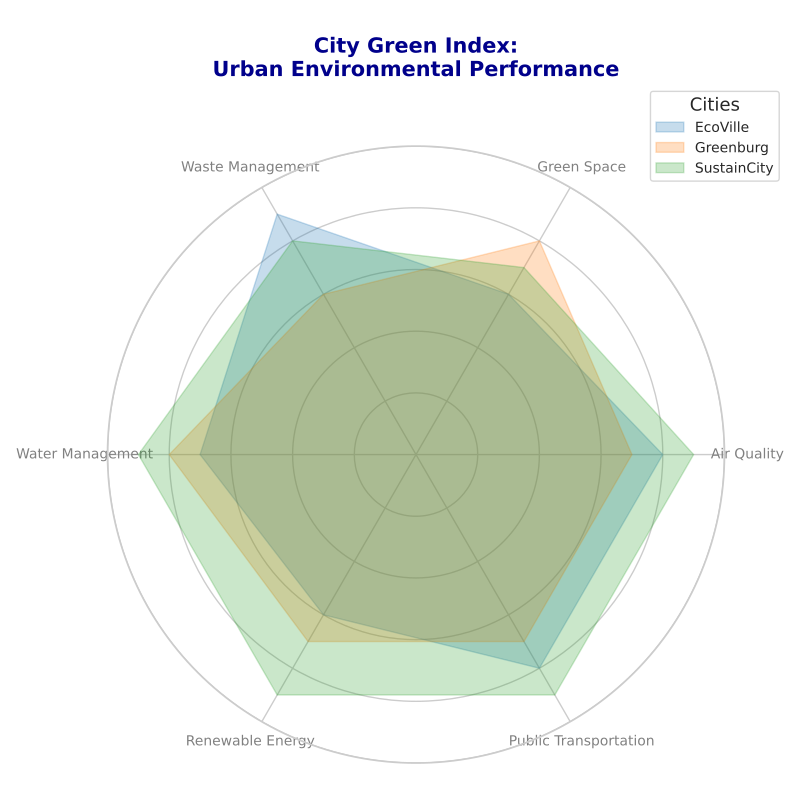

Write the Python code that produced this figure.
import matplotlib.pyplot as plt
import numpy as np

def create_radar_chart(categories, data, title, colors):
    num_vars = len(categories)
    angles = np.linspace(0, 2 * np.pi, num_vars, endpoint=False).tolist()
    angles += angles[:1]
    fig, ax = plt.subplots(figsize=(8, 8), subplot_kw=dict(polar=True))

    for city_data, color, city_label in zip(data, colors, ['EcoVille', 'Greenburg', 'SustainCity']):
        values = city_data + city_data[:1]
        ax.fill(angles, values, color=color, alpha=0.25, label=city_label)  # Change line style to fill

    ax.set_xticks(angles[:-1])
    ax.set_xticklabels(categories, fontsize=10, color='gray')
    plt.title(title, size=15, color='darkblue', y=1.1, weight='bold', multialignment='center')
    plt.legend(loc='upper right', bbox_to_anchor=(1.1, 1.1), fontsize=10, title='Cities', title_fontsize='13')
    ax.set_ylim(0, 10)
    ax.set_yticklabels([])
    plt.tight_layout()
    plt.show()

categories = ['Air Quality', 'Green Space', 'Waste Management', 
              'Water Management', 'Renewable Energy', 'Public Transportation']
data = [
    [8, 6, 9, 7, 6, 8],   
    [7, 8, 6, 8, 7, 7],   
    [9, 7, 8, 9, 9, 9]    
]
colors = ['#1f77b4', '#ff7f0e', '#2ca02c']

create_radar_chart(categories, data, 
                   'City Green Index:\nUrban Environmental Performance', 
                   colors)
